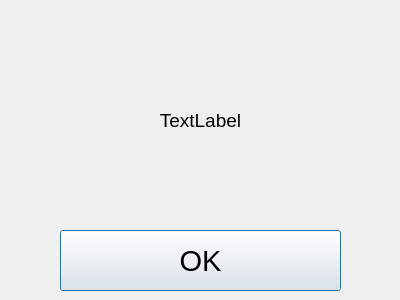
<?xml version="1.0" encoding="UTF-8"?>
<ui version="4.0">
 <class>NotificationWindow</class>
 <widget class="QDialog" name="NotificationWindow">
  <property name="geometry">
   <rect>
    <x>0</x>
    <y>0</y>
    <width>400</width>
    <height>300</height>
   </rect>
  </property>
  <property name="windowTitle">
   <string>Dialog</string>
  </property>
  <widget class="QLabel" name="message">
   <property name="geometry">
    <rect>
     <x>60</x>
     <y>60</y>
     <width>281</width>
     <height>121</height>
    </rect>
   </property>
   <property name="font">
    <font>
     <pointsize>14</pointsize>
    </font>
   </property>
   <property name="layoutDirection">
    <enum>Qt::RightToLeft</enum>
   </property>
   <property name="text">
    <string>TextLabel</string>
   </property>
   <property name="alignment">
    <set>Qt::AlignCenter</set>
   </property>
   <property name="margin">
    <number>0</number>
   </property>
  </widget>
  <widget class="QPushButton" name="OkButton">
   <property name="geometry">
    <rect>
     <x>60</x>
     <y>230</y>
     <width>281</width>
     <height>61</height>
    </rect>
   </property>
   <property name="font">
    <font>
     <pointsize>22</pointsize>
    </font>
   </property>
   <property name="text">
    <string>OK</string>
   </property>
  </widget>
 </widget>
 <resources/>
 <connections/>
</ui>
